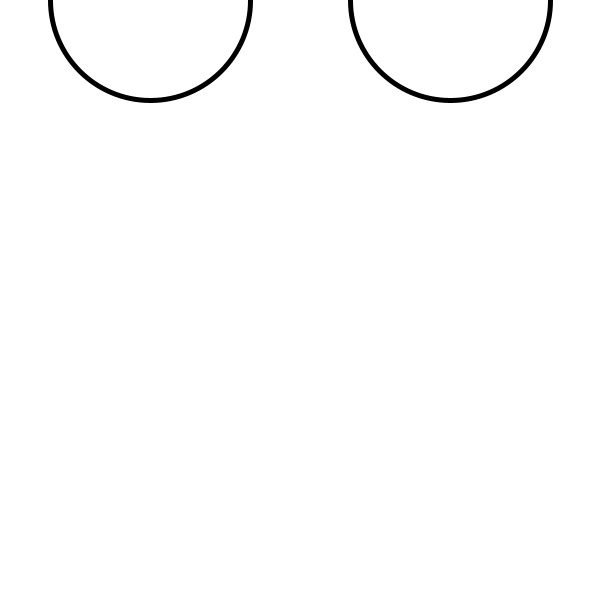
Frame 1 (no input)
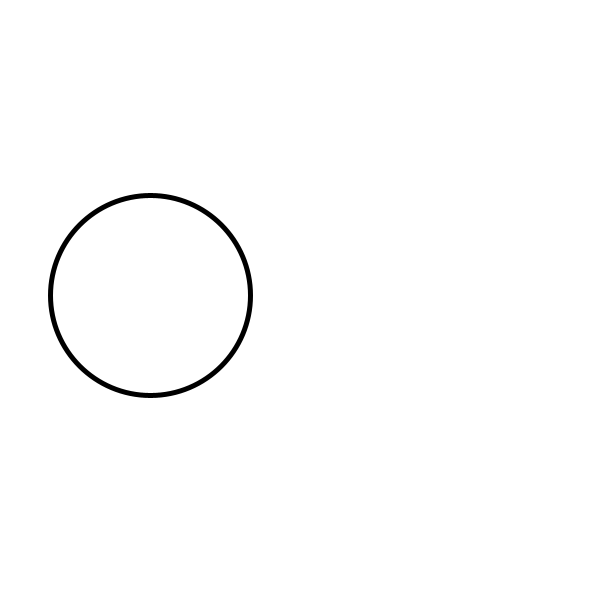
Frame 60 (the mouse pressed at the canvas centre just before this capture)
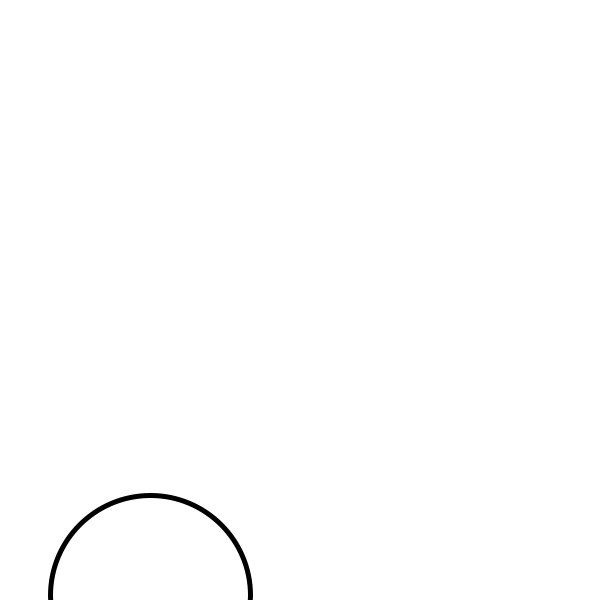
Frame 120 (the mouse held since frame 60 and released just before this capture)

The Processing sketch that drew these frames (run headless with seeded random() and noise(); from frame 60 on, the mouse is pressed at the canvas centre):

// Processing sketch: Unit_2_checkpoint_6
// ── Unit_2_checkpoint_6.pde
//Aaron Su
//Feb.12th 


int y_1,y_2;


void setup() {
  size(600,600);
  strokeWeight(5);
  y_1 = 0;
  y_2 = 0;
}

void draw() {
  background(255);
  ellipse(150,y_1,200,200);
  ellipse(450,y_2,200,200);
  y_1 = y_1 + 5;
  y_2 = y_2 - 5;
  
  if (y_1 > 700) {
    y_1 = -100;
    y_2 = 800;
  }
}
